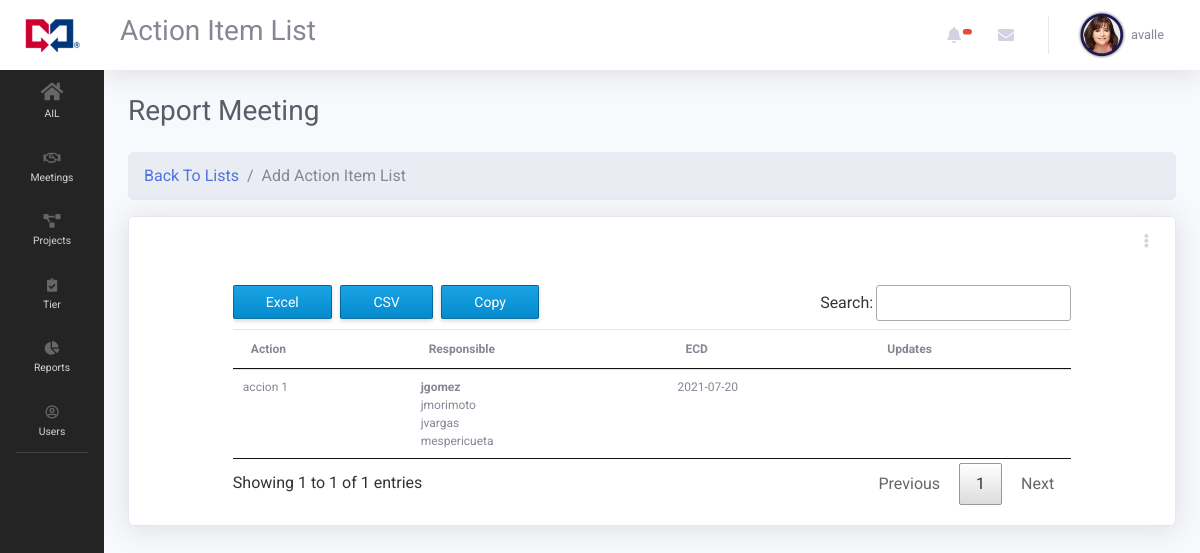
The page /index.php?page=ail_report&meeting_id=4 (signed in) on the database its author committed.
### tables this page shows
CREATE TABLE `ail_action` (
  `ail_action_id` int(11) NOT NULL,
  `ail_action_name` varchar(255) NOT NULL,
  `ail_action_ecd` date NOT NULL,
  `ail_owner` int(11) NOT NULL,
  `ail_meeting_id` int(11) NOT NULL,
  `ail_action_date` date NOT NULL,
  `action_active` int(1) NOT NULL DEFAULT 1
);

CREATE TABLE `users` (
  `user_id` int(11) NOT NULL COMMENT 'auto incrementing user_id of each user, unique index',
  `user_name` varchar(64) NOT NULL COMMENT 'user''s name, unique',
  `user_password_hash` varchar(255) NOT NULL COMMENT 'user''s password in salted and hashed format',
  `user_email` varchar(64) NOT NULL COMMENT 'user''s email, unique',
  `user_first_name` varchar(255) DEFAULT NULL,
  `user_last_name` varchar(255) DEFAULT NULL,
  `user_employee_number` varchar(255) DEFAULT NULL,
  `user_department` int(11) NOT NULL,
  `user_date` datetime DEFAULT NULL,
  `user_last_update` timestamp NOT NULL DEFAULT current_timestamp() ON UPDATE current_timestamp(),
  `user_phone` varchar(25) DEFAULT NULL,
  `user_areacode` varchar(5) DEFAULT NULL,
  `user_level` int(1) NOT NULL DEFAULT 0,
  `user_image` varchar(255) NOT NULL DEFAULT 'uploads/user_img/noimage.png',
  `user_locked` int(1) NOT NULL DEFAULT 0,
  `user_suspend` int(1) NOT NULL DEFAULT 0,
  `user_active` int(1) NOT NULL DEFAULT 1
);

CREATE TABLE `ail_users` (
  `ail_id` int(11) NOT NULL,
  `ail_meeting_id` int(11) NOT NULL,
  `ail_action_id` int(11) NOT NULL,
  `ail_user_id` int(11) NOT NULL,
  `ail_user_register` date NOT NULL
);

### views/pages/ail/ail_report.php (the view, shortened to what this page needs)
<h1 class="h3 mb-4 text-gray-800">Report Meeting</h1>
<nav aria-label="breadcrumb">
  <ol class="breadcrumb">
    <li class="breadcrumb-item"><a href="index.php?page=ail_list">Back To Lists</a></li>
    <li class="breadcrumb-item active" aria-current="page">Add Action Item List</li>
  </ol>
</nav>
<form method="POST" id="form-user" autocomplete="off" enctype="multipart/form-data">
<div class="row">
    <div class="col-lg-12 ">
        <div class="card shadow mb-4">
            <div class="card-header py-3 d-flex flex-row align-items-center justify-content-between">
                <div class="dropdown no-arrow">
                <a class="dropdown-toggle" href="#" role="button" id="dropdownMenuLink" data-toggle="dropdown" aria-haspopup="true" aria-expanded="false">
                    <i class="fas fa-ellipsis-v fa-sm fa-fw text-gray-400"></i>
                </a>
                </div>
            </div>
            <div id="profile-data" class="card-body">
                <div class="col-lg-10 offset-lg-1">
                    <div class="row">
                        <div class="table-responsive">
                            <table style="width: 100%;" class="table" id="dataTableExcel">
                                <thead>
                                    <th>Action</th>
                                    <th>Responsible</th>
                                    <th>ECD</th>
                                    <th>Updates</th>
                                </thead>
                                <tbody>
                                <?php
                                if(isset($_GET['meeting_id'])):
                                    $query = "SELECT * FROM ail_action
                                    LEFT JOIN users ON users.user_id = ail_action.ail_owner
                                    WHERE ail_meeting_id = {$_GET['meeting_id']} AND action_active = 1 ORDER BY ail_action_ecd";
                                    $result = mysqli_query($connection, $query);
                                    while($row = mysqli_fetch_array($result)):
                                ?>
                                        <tr>
                                            <td><?php echo $row['ail_action_name']; ?></td>
                                            <td>
                                            <b><?php echo $row['user_name'] ?></b><br>
                                            <?php
                                                $query_users = "SELECT * FROM ail_users
                                                LEFT JOIN users ON users.user_id = ail_users.ail_user_id
                                                WHERE ail_meeting_id =  {$_GET['meeting_id']} AND ail_action_id = {$row['ail_action_id']}";
                                                $run_user_query = mysqli_query($connection, $query_users);
                                                while($row_users = mysqli_fetch_array($run_user_query)):
                                            ?>
                                                <?php echo $row_users['user_name'] ?><br>
                                            <?php endwhile; ?>
                                            </td>
                                            <td><?php echo $row['ail_action_ecd'] ?></td>
                                            <td>
                                            </td>
                                        </tr>
                                <?php
                                    endwhile;
                                endif;
                                ?>
                                </tbody>
                            </table>
                        </div>
                    </div>
                </div>
            </div>
        </div>
    </div>
</div>
</form>

### views/includes/header.php (style rules this page uses)
body { font-family: 'Roboto', sans-serif; }
tr { font-size: 12px; }
.table-responsive { width: 100%; }
.card-header { background-color: #fff; border-bottom: #fff; }
td { vertical-align: middle; }
.odd { vertical-align: middle; }

### rows shown on the page
ail_action: ail_action_name "accion 1", users.user_name "jgomez", ail_action_ecd "2021-07-20"
ail_users: users.user_name "jmorimoto"
ail_users: users.user_name "jvargas"
ail_users: users.user_name "mespericueta"

### other values the page prints
$_SESSION['quatroapp_user_name'] "avalle"
